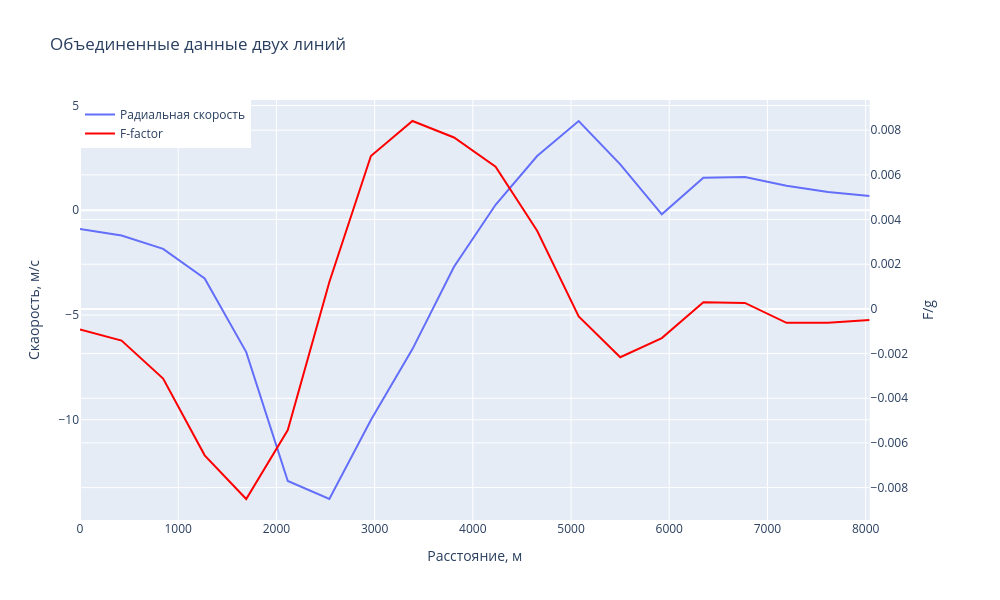

The notebook cell this image was saved under:
### Code cell
def calculate_F_factor(values, distance):
    dv_ds = np.gradient(values, distance)
    print("dv_ds:\n", dv_ds)
    #  ускорение (a = v * dv/ds)
    dt = np.gradient(distance) / np.gradient(distance).mean()  # Приближенное dt
    acceleration = dv_ds / dt
    print("acceleration:\n",acceleration)
    # Расчет F-фактора для каждой точки с окном 1 км
    g = 9.81  # Ускорение свободного падения
    f_factors = []

    for i in range(len(distance)):
        current_dist = distance[i]
        start_dist = current_dist - 500  # 500 метров назад
        end_dist = current_dist + 500    # 500 метров вперед
        
        # Находим индексы границ окна
        left_idx = np.searchsorted(distance, start_dist, side='left')
        right_idx = np.searchsorted(distance, end_dist, side='right')
        
        # Ограничиваем индексы границами массива
        left_idx = max(0, left_idx)
        right_idx = min(len(distance), right_idx)
        
        # Усредняем ускорения в окне
        window_accel = acceleration[left_idx:right_idx]
        if len(window_accel) == 0:
            f_factor = np.nan
        else:
            mean_accel = np.mean(window_accel)
            f_factor = mean_accel  #/g # F-фактор
        print(f"distance: {current_dist}; f-factor {f_factor}; left ")
        
        f_factors.append(f_factor)
    print("f_factors:\n", f_factors)
    return f_factors

values_f_factor = radial_velocity_values
distance_f_factor = distance
f_factors = calculate_F_factor(np.array(values_f_factor), distance_f_factor)
# print(f_factors)
# half_index = len(f_factors) // 2
# f_factors*= -1
# f_factors = np.abs(f_factors)

fig = make_subplots(specs=[[{"secondary_y": True}]])
fig.add_trace(
    go.Scatter(x=distance_f_factor, y=values_f_factor, name='Радиальная скорость'),
    secondary_y=False,
)

fig.add_trace(
    go.Scatter(x=distance_f_factor, y=f_factors, name='F-factor', line=dict(color='red')),
    secondary_y=True,
)

fig.update_layout(
    title='Объединенные данные двух линий',
    xaxis_title='Расстояние, м',
    yaxis_title='Скaорость, м/с',
    yaxis2_title='F/g',
    legend=dict(x=0, y=1),
    width=1000,
    height=600
)

fig.show()

### Figure 1 — Plotly figure (JSON) as saved in the notebook; plotly's stock layout.template omitted (floating-point values rounded to 4 significant figures)
{"data": [{"name": "Радиальная скорость", "type": "scatter", "x": [0.0, 423.2, 846.3, 1270.0, 1693.0, 2116.0, 2539.0, 2962.0, 3385.0, 3809.0, 4232.0, 4655.0, 5078.0, 5501.0, 5924.0, 6348.0, 6771.0, 7194.0, 7617.0, 8040.0], "xaxis": "x", "y": [-0.8975, -1.204, -1.843, -3.252, -6.771, -12.92, -13.78, -10.01, -6.628, -2.694, 0.2624, 2.588, 4.26, 2.191, -0.1955, 1.553, 1.582, 1.171, 0.8685, 0.6863], "yaxis": "y"}, {"line": {"color": "red"}, "name": "F-factor", "type": "scatter", "x": [0.0, 423.2, 846.3, 1270.0, 1693.0, 2116.0, 2539.0, 2962.0, 3385.0, 3809.0, 4232.0, 4655.0, 5078.0, 5501.0, 5924.0, 6348.0, 6771.0, 7194.0, 7617.0, 8040.0], "xaxis": "x", "y": [-0.0009204, -0.00142, -0.00312, -0.006556, -0.00851, -0.005422, 0.001204, 0.006845, 0.008411, 0.007675, 0.006368, 0.003498, -0.0003365, -0.002162, -0.001306, 0.0002979, 0.0002683, -0.0006224, -0.0006152, -0.0005015], "yaxis": "y2"}], "layout": {"height": 600, "legend": {"x": 0, "y": 1}, "title": {"text": "Объединенные данные двух линий"}, "width": 1000, "xaxis": {"anchor": "y", "domain": [0, 0.94], "title": {"text": "Расстояние, м"}}, "yaxis": {"anchor": "x", "domain": [0, 1], "title": {"text": "Скaорость, м/с"}}, "yaxis2": {"anchor": "x", "overlaying": "y", "side": "right", "title": {"text": "F/g"}}}}
